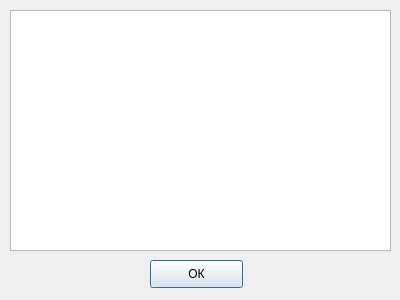
<?xml version="1.0" encoding="UTF-8"?>
<ui version="4.0">
 <class>Dialog</class>
 <widget class="QDialog" name="Dialog">
  <property name="geometry">
   <rect>
    <x>0</x>
    <y>0</y>
    <width>400</width>
    <height>300</height>
   </rect>
  </property>
  <property name="windowTitle">
   <string>Dialog</string>
  </property>
  <widget class="QTextEdit" name="textEdit_mess">
   <property name="geometry">
    <rect>
     <x>10</x>
     <y>10</y>
     <width>381</width>
     <height>241</height>
    </rect>
   </property>
  </widget>
  <widget class="QPushButton" name="pushButton_close_dialog">
   <property name="geometry">
    <rect>
     <x>150</x>
     <y>260</y>
     <width>93</width>
     <height>28</height>
    </rect>
   </property>
   <property name="text">
    <string>ОК</string>
   </property>
  </widget>
 </widget>
 <resources/>
 <connections/>
</ui>
